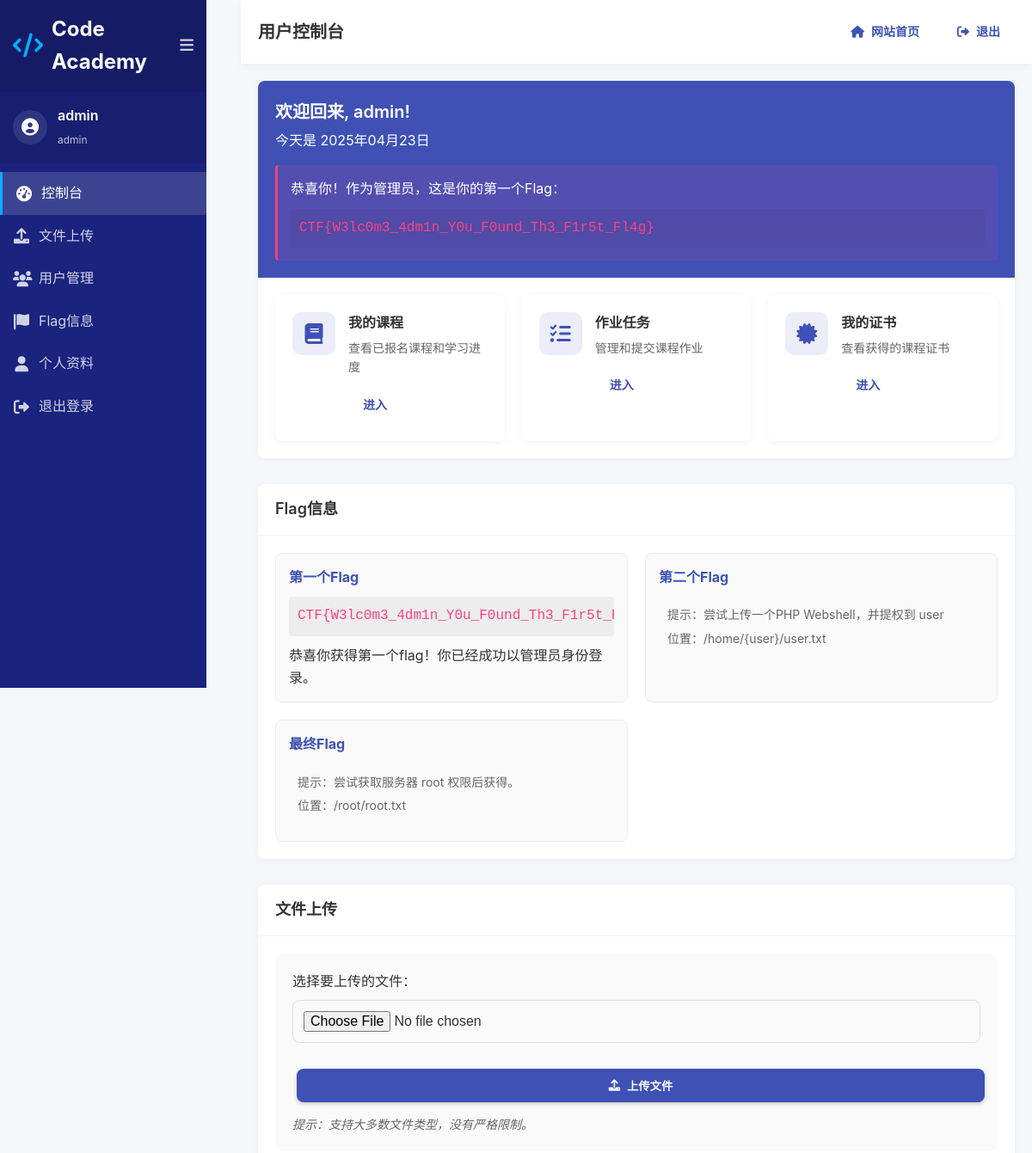
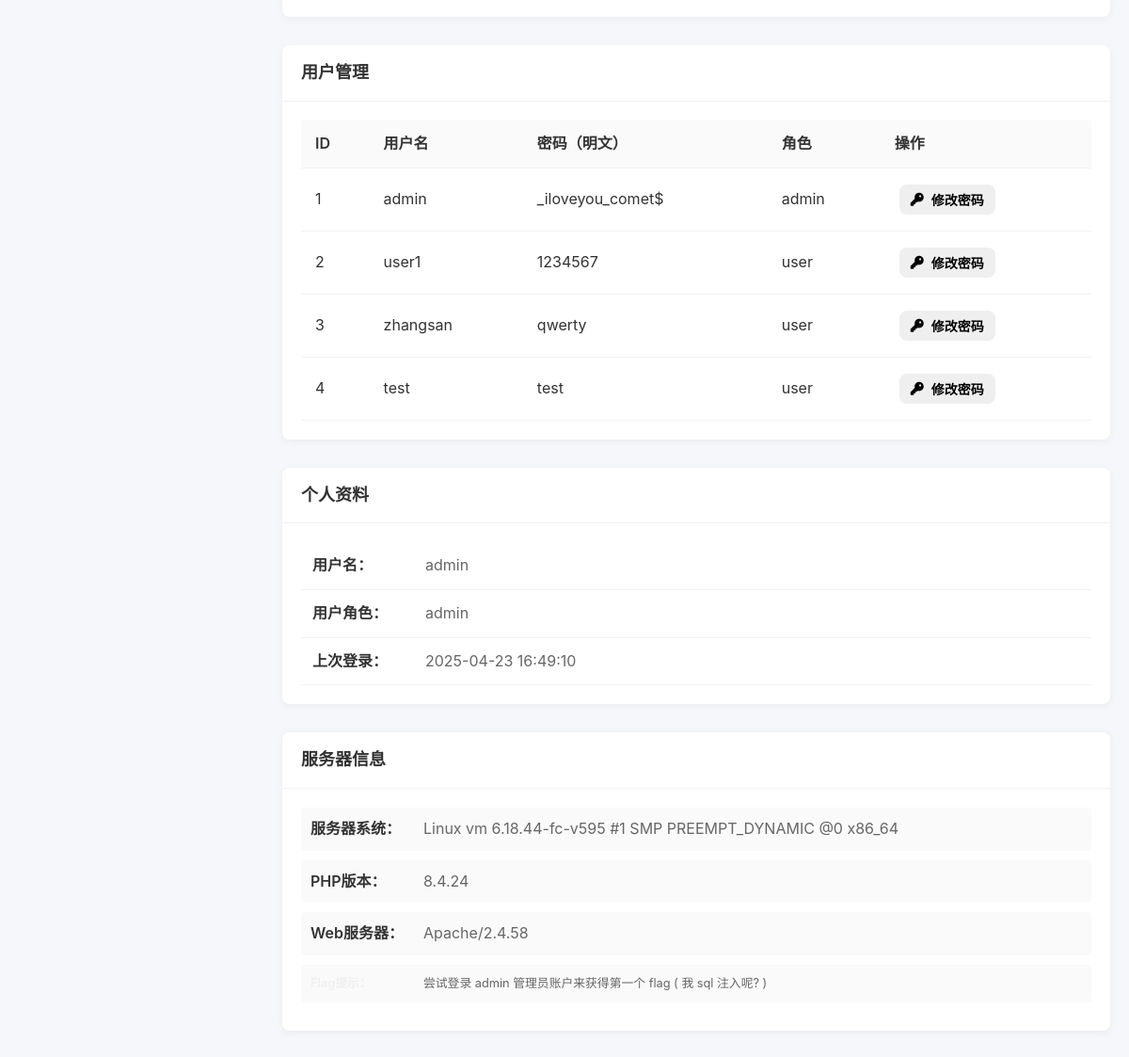
/dashboard.php (signed in), run on the app's committed database (2 pictures, top to bottom).
### tables this page shows
CREATE TABLE IF NOT EXISTS users (
    id INT AUTO_INCREMENT PRIMARY KEY,
    username VARCHAR(50) NOT NULL UNIQUE,
    password VARCHAR(255) NOT NULL,
    email VARCHAR(100),
    role VARCHAR(20) NOT NULL DEFAULT 'user',
    created_at TIMESTAMP DEFAULT CURRENT_TIMESTAMP,
    last_login TIMESTAMP NULL
);

### dashboard.php (the view, shortened to what this page needs)
<?php
require_once 'config.php';
$username = $_SESSION['username'];
$role = $_SESSION['role'];
$first_flag = '';
if ($username === 'admin' && $role === 'admin') {
    $first_flag = "CTF{W3lc0m3_4dm1n_Y0u_F0und_Th3_F1r5t_Fl4g}";
}
$users = array();
if ($role === 'admin') {
    $sql = "SELECT id, username, password, role FROM users";
    $result = mysqli_query($conn, $sql);
    if ($result) {
        while ($row = mysqli_fetch_assoc($result)) {
            $users[] = $row;
        }
    }
}
?>
<!DOCTYPE html>
<html lang="zh-CN">
<head>
    <link rel="stylesheet" href="css/style.css">
    <link rel="stylesheet" href="https://cdnjs.cloudflare.com/ajax/libs/font-awesome/6.0.0/css/all.min.css">
</head>
<body class="dashboard-page">
    <div class="dashboard-wrapper">
        <aside class="sidebar">
            <div class="sidebar-header">
                <div class="logo">
                    <i class="fas fa-code"></i>
                    <span>Code Academy</span>
                </div>
                <button id="sidebar-toggle" class="sidebar-toggle">
                    <i class="fas fa-bars"></i>
                </button>
            </div>
            <div class="user-info">
                <div class="user-avatar">
                    <i class="fas fa-user-circle"></i>
                </div>
                <div class="user-details">
                    <h3><?php echo htmlspecialchars($username); ?></h3>
                    <span><?php echo htmlspecialchars($role); ?></span>
                </div>
            </div>
            <div class="dashboard-menu">
                <a href="#dashboard" class="menu-item active">
                    <i class="fas fa-tachometer-alt"></i>
                    <span>控制台</span>
                </a>
                <?php if ($role === 'admin'): ?>
                <a href="#upload" class="menu-item">
                    <i class="fas fa-upload"></i>
                    <span>文件上传</span>
                </a>
                <a href="#users" class="menu-item">
                    <i class="fas fa-users"></i>
                    <span>用户管理</span>
                </a>
                <a href="#flag" class="menu-item">
                    <i class="fas fa-flag"></i>
                    <span>Flag信息</span>
                </a>
                <?php endif; ?>
                <a href="#profile" class="menu-item">
                    <i class="fas fa-user"></i>
                    <span>个人资料</span>
                </a>
                <a href="logout.php" class="menu-item">
                    <i class="fas fa-sign-out-alt"></i>
                    <span>退出登录</span>
                </a>
            </div>
        </aside>
        <main class="main-content">
            <header class="dashboard-header">
                <div class="page-title">
                    <h1>用户控制台</h1>
                </div>
                <div class="header-actions">
                    <a href="index.php" class="btn small-btn">
                        <i class="fas fa-home"></i>
                        <span>网站首页</span>
                    </a>
                    <a href="logout.php" class="btn small-btn">
                        <i class="fas fa-sign-out-alt"></i>
                        <span>退出</span>
                    </a>
                </div>
            </header>
            <div class="dashboard-content">
                <div id="dashboard" class="dashboard-section">
                    <div class="welcome-banner">
                        <h2>欢迎回来, <?php echo htmlspecialchars($username); ?>!</h2>
                        <p>今天是 <?php echo date('Y年m月d日'); ?></p>
                        <?php if ($username === 'admin' && $role === 'admin'): ?>
                        <div class="flag-alert">
                            <p>恭喜你！作为管理员，这是你的第一个Flag：</p>
                            <div class="flag-container"><?php echo $first_flag; ?></div>
                        </div>
                        <?php endif; ?>
                    </div>
                    <div class="dashboard-cards">
                        <div class="dashboard-card">
                            <div class="card-icon">
                                <i class="fas fa-book"></i>
                            </div>
                            <div class="card-content">
                                <h3>我的课程</h3>
                                <p>查看已报名课程和学习进度</p>
                                <a href="#" class="btn small-btn">进入</a>
                            </div>
                        </div>
                        <div class="dashboard-card">
                            <div class="card-icon">
                                <i class="fas fa-tasks"></i>
                            </div>
                            <div class="card-content">
                                <h3>作业任务</h3>
                                <p>管理和提交课程作业</p>
                                <a href="#" class="btn small-btn">进入</a>
                            </div>
                        </div>
                        <div class="dashboard-card">
                            <div class="card-icon">
                                <i class="fas fa-certificate"></i>
                            </div>
                            <div class="card-content">
                                <h3>我的证书</h3>
                                <p>查看获得的课程证书</p>
                                <a href="#" class="btn small-btn">进入</a>
                            </div>
                        </div>
                    </div>
                </div>
                <?php if ($role === 'admin'): ?>
                <div id="flag" class="dashboard-section">
                    <div class="section-title">
                        <h2>Flag信息</h2>
                    </div>
                    <div class="flag-info">
                        <div class="flag-detail">
                            <h3>第一个Flag</h3>
                            <div class="flag-value"><?php echo $first_flag; ?></div>
                            <p>恭喜你获得第一个flag！你已经成功以管理员身份登录。</p>
                        </div>
                        <div class="flag-detail">
                            <h3>第二个Flag</h3>
                            <div class="flag-hint">
                                <p>提示：尝试上传一个PHP Webshell，并提权到 user</p>
                                <p>位置：/home/{user}/user.txt </p>
                            </div>
                        </div>
                        <div class="flag-detail">
                            <h3>最终Flag</h3>
                            <div class="flag-hint">
                                <p>提示：尝试获取服务器 root 权限后获得。</p>
                                <p>位置：/root/root.txt </p>
                            </div>
                        </div>
                    </div>
                </div>
                <div id="upload" class="dashboard-section">
                    <div class="section-title">
                        <h2>文件上传</h2>
                    </div>
                    <div class="upload-container">
                        <form method="post" enctype="multipart/form-data" class="upload-form">
                            <div class="form-group">
                                <label for="fileToUpload">选择要上传的文件：</label>
                                <input type="file" name="fileToUpload" id="fileToUpload">
                            </div>
                            <div class="form-actions">
                                <button type="submit" name="upload" class="btn primary-btn">
                                    <i class="fas fa-upload"></i>
                                    <span>上传文件</span>
                                </button>
                            </div>
                            <div class="upload-note">
                                <p>提示：支持大多数文件类型，没有严格限制。</p>
                            </div>
                        </form>
                    </div>
                </div>
                <div id="users" class="dashboard-section">
                    <div class="section-title">
                        <h2>用户管理</h2>
                    </div>
                    <div class="users-table-container">
                        <table class="users-table">
                            <thead>
                                <tr>
                                    <th>ID</th>
                                    <th>用户名</th>
                                    <th>密码（明文）</th>
                                    <th>角色</th>
                                    <th>操作</th>
                                </tr>
                            </thead>
                            <tbody>
                                <?php foreach ($users as $user): ?>
                                <tr>
                                    <td><?php echo $user['id']; ?></td>
                                    <td><?php echo htmlspecialchars($user['username']); ?></td>
                                    <td><?php echo htmlspecialchars($user['password']); ?></td>
                                    <td><?php echo htmlspecialchars($user['role']); ?></td>
                                    <td>
                                        <button class="btn small-btn" onclick="showPasswordForm(<?php echo $user['id']; ?>, '<?php echo htmlspecialchars($user['username']); ?>')">
                                            <i class="fas fa-key"></i> 修改密码
                                        </button>
                                    </td>
                                </tr>
                                <?php endforeach; ?>
                            </tbody>
                        </table>
                    </div>
                </div>
                <?php endif; ?>
                <div id="profile" class="dashboard-section">
                    <div class="section-title">
                        <h2>个人资料</h2>
                    </div>
                    <div class="profile-info">
                        <div class="profile-item">
                            <span class="profile-label">用户名：</span>
                            <span class="profile-value"><?php echo htmlspecialchars($username); ?></span>
                        </div>
                        <div class="profile-item">
                            <span class="profile-label">用户角色：</span>
                            <span class="profile-value"><?php echo htmlspecialchars($role); ?></span>
                        </div>
                        <div class="profile-item">
                            <span class="profile-label">上次登录：</span>
                            <span class="profile-value"><?php echo date('Y-m-d H:i:s'); ?></span>
                        </div>
                    </div>
                </div>
                <div class="dashboard-section">
                    <div class="section-title">
                        <h2>服务器信息</h2>
                    </div>
                    <div class="server-info">
                        <div class="info-item">
                            <span class="info-label">服务器系统：</span>
                            <span class="info-value"><?php echo php_uname(); ?></span>
                        </div>
                        <div class="info-item">
                            <span class="info-label">PHP版本：</span>
                            <span class="info-value"><?php echo phpversion(); ?></span>
                        </div>
                        <div class="info-item">
                            <span class="info-label">Web服务器：</span>
                            <span class="info-value"><?php echo $_SERVER['SERVER_SOFTWARE']; ?></span>
                        </div>
                        <div class="info-item" style="color: #f0f0f0; font-size: 0.8em;">
                            <span class="info-label">Flag提示：</span>
                            <span class="info-value">尝试登录 admin 管理员账户来获得第一个 flag ( 我 sql 注入呢? ) </span>
                        </div>
                    </div>
                </div>
            </div>
        </main>
    </div>
</body>
</html>

### data on the page
users: id "1", username "admin", password "_iloveyou_comet$", role "admin"
users: id "2", username "user1", password "1234567", role "user"
users: id "3", username "zhangsan", password "qwerty", role "user"
users: id "4", username "test", password "test", role "user"

### other printed values
$username "admin"
$role "admin"
$first_flag "CTF{W3lc0m3_4dm1n_Y0u_F0und_Th3_F1r5t_Fl4g}"
php_uname() "Linux vm 6.18.44-fc-v595 #1 SMP PREEMPT_DYNAMIC @0 x86_64"
phpversion() "8.4.24"
$_SERVER['SERVER_SOFTWARE'] "Apache/2.4.58"
